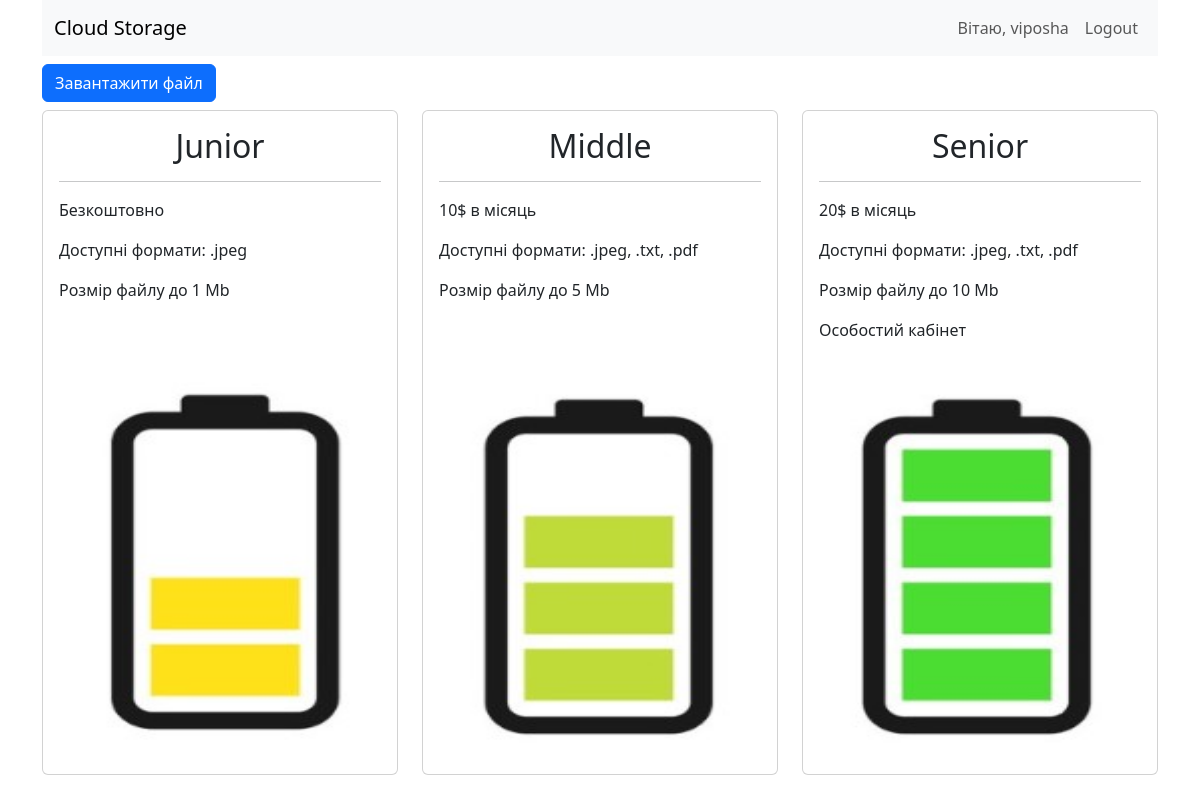
The app's page / (signed in) with its own data.
### upload/models.py (models this page shows, shortened)
class News(models.Model):
	title = models.CharField(max_length=100, primary_key=True)
	content = models.TextField()
	photo = models.ImageField(upload_to='photos/%Y/%m/%d/', blank=True)
	class Meta:
		verbose_name = 'Новина'
		verbose_name_plural = 'Новини'

### upload/views.py (the view)
# urls.py: path('', ViewNews.as_view(), name='home'),
class ViewNews(ListView):
	model = News
	template_name = 'upload/news_list.html'
	context_object_name = 'news'
	def get_context_data(self, *, object_list=None, **kwargs):
		context = super().get_context_data(**kwargs)
		context['title'] = 'Головна'
		return context
	def get_queryset(self):
		return News.objects.all()

### upload/templates/upload/news_list.html (shortened to what this page needs)
{% extends 'base.html' %}
{% load static %}
{% block content %}
<div class="d-grid gap-2">
  <a href="{% url 'upload' %}"><button class="btn btn-primary mt-sm-2" type="button">Завантажити файл</button></a>
</div>
<div class="row">
{% for item in news %}
<div class="col-sm-4 mt-sm-2">
<div class="card">
    <div class="card-body" >
        <div class="media">
            <h2 class="card-title" align="center">{{ item.title }}</h2> <hr>
            <div class="media-body">
                <p class="card-text" >{{ item.content|safe }}</p>
            </div>
            <img class="card-img-top" src="{{ item.photo.url }}"  width="" height="400">
        </div>
    </div>
</div>
</div>
{% endfor %}
</div>
{% endblock %}

### templates/base.html (shortened to what this page needs)
<!DOCTYPE html>
<html lang="en">
<head>
    <link href="https://cdn.jsdelivr.net/npm/bootstrap@5.3.0-alpha3/dist/css/bootstrap.min.css" rel="stylesheet">
</head>
<body>
<div class="container">
<nav class="navbar navbar-expand-lg bg-body-tertiary">
  <div class="container-fluid">
    <a class="navbar-brand" href="{% url 'home' %}">Cloud Storage</a>
    <div class="collapse navbar-collapse" id="navbarNavAltMarkup">
      <div class="navbar-nav ms-auto">
          {% if request.user.is_authenticated %}
             <div class="nav-link">Вітаю, {{user.username}}</div>
             <a class="nav-link"  href="{% url 'logout' %}">Logout</a>
          {% else %}
            <a class="nav-link" href="{% url 'login' %}">Увійти</a>
            <a class="nav-link" href="{% url 'register' %}">Реєстрація</a>
          {% endif %}
      </div>
    </div>
  </div>
</nav>
{% block content %}
{% endblock %}
</div>
</body>
</html>

### records on screen
News: title "Junior", content "Безкоштовно Доступні формати: .jpeg Розмір файлу до 1 Mb", photo (picture)
News: title "Middle", content "10$ в місяць Доступні формати: .jpeg, .txt, .pdf Розмір файлу до 5 Mb", photo (picture)
News: title "Senior", content "20$ в місяць Доступні формати: .jpeg, .txt, .pdf Розмір файлу до 10 Mb Особостий кабінет", photo (picture)

### other values on screen
{{ user.username }} "viposha"
